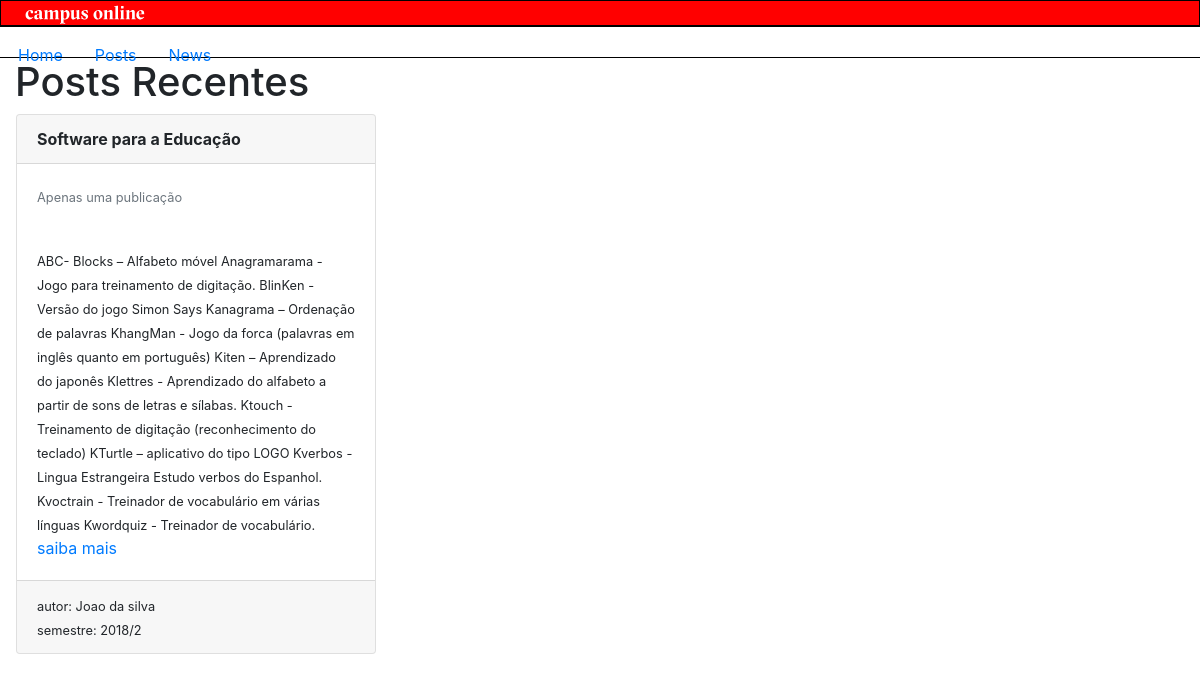
/sitecampus/, run on the app's committed database.
### sitecampus/models.py (models this page shows, shortened)
class Post(models.Model):
    EstadoPub = (
        ('1' , 'Rascunho'),
        ('2' , 'Em Revisão'),
        ('3' , 'Pronto'),
    )
    titulo = models.CharField(max_length=100)
    autor = models.ForeignKey('Autor', on_delete=models.SET_NULL, null=True)
    editoria = models.ForeignKey('Editoria', on_delete=models.SET_NULL, null=True)
    conteudo = models.TextField(max_length=1000)
    estado = models.CharField(max_length=1, choices=EstadoPub, blank=False, default="Rascunho", null=False)
    semestre_publicação = models.CharField(max_length=6, blank=False, null=False, help_text=u"20xx/x")
    sutia = models.TextField(max_length=200, blank=True, null=True)
    post_image = models.ImageField(upload_to='images/', blank=True, null=True)

class Autor(models.Model):
    autor_avatar = models.ImageField(upload_to='assets/images', blank=True, null=True)
    primeiro_nome = models.CharField(max_length=100)
    sobrenome = models.CharField(max_length=100)
    nome_completo = models.CharField(max_length=100)
    semestre = models.CharField(max_length=6, blank=False, null=False, help_text=u"20xx/x")
    class Meta:
        ordering = ['primeiro_nome', 'sobrenome']
    def __str__(self):
        return f'{self.primeiro_nome} {self.sobrenome}'

### sitecampus/views.py (the view)
# urls.py: path('', views.index, name='index'),
def index(request):
    posts = Post.objects.all()
    context = {'posts': posts}
    return render(request, 'index.html', context=context )

### sitecampus/templates/index.html
{% extends "base_generic.html" %}
{% block content %}
  <h1>Posts Recentes</h1>
  <div class='row'>
  {% for post in posts.all %}
      <div class='card ml-3 mb-3 mh-25' style="max-width: 30vw;" >
        <div class='card-header'>
          <strong>{{post.titulo}}</strong>
        </div>
        <div class='card-body text-secondary'>
          <small>{{post.sutia}}</small>
        </div>
        <div class='card-body'>
          <small>{{post.conteudo}}</small>
          <a href='#'>saiba mais</a>
        </div>
        <div class='card-footer'>
          <small>
            autor: {{post.autor}}<br>
            semestre: {{post.semestre_publicação}}<br>
          </small>
        </div>
      </div>
    {% endfor %}
    </div>
{% endblock %}

### sitecampus/templates/base_generic.html (shortened to what this page needs)
<!DOCTYPE html>
<html lang="en">
<head>
  <link rel="stylesheet" href="https://stackpath.bootstrapcdn.com/bootstrap/4.1.3/css/bootstrap.min.css"
>
  {% load static %}
  <link rel="stylesheet" href="{% static 'css/styles.css' %}">
</head>
<body>
  <div class="fluid-container">
    <div class="header" style="background-color: red;">
      <div class='logo'>
        {% load static %}
        <img src='{% static 'images/logo.svg' %}' alt="logo"/>
      </div>
    </div>
    <div class="row navbar-n">
        {% block sidebar %}
        <nav class="navbar">
          <a class='nav-link' role="button" href="{% url 'index' %}">Home</a>
          <a class='nav-link' href="">Posts</a>
          <a class='nav-link' href="">News</a>
        {% endblock %}
        </div>
      <div class="col-sm-9">{% block content %}{% endblock %}</div>
  </div>
</body>
</html>

### sitecampus/static/css/styles.css (style rules this page uses)
.header { padding-left: 2vw; width: 100vw; border: solid 1px black; background-color: grey; }
.navbar-n { display: flex; height: 4vh; flex-direction: row; justify-content: flex-start; border: solid black 1px; }
.logo { width: 10vw; }

### data on the page
Post: titulo "Software para a Educação", sutia "Apenas uma publicação", conteudo "ABC- Blocks – Alfabeto móvel Anagramarama - Jogo para treinamento de digitação. BlinKen - Versão do jogo Simon Says Kanagrama – Ordenação de palavras KhangMan - Jogo da forca (palavras em inglês quanto em português) Kiten – Aprendizado do japonês Klettres - Aprendizado do alfabeto a partir de sons de letras e sílabas. Ktouch - Treinamento de digitação (reconhecimento do teclado) KTurtle – aplicativo do tipo LOGO Kverbos - Lingua Estrangeira Estudo verbos do Espanhol. Kvoctrain - Treinador de vocabulário em várias línguas Kwordquiz - Treinador de vocabulário.", autor "Joao da silva", semestre_publicação "2018/2"
